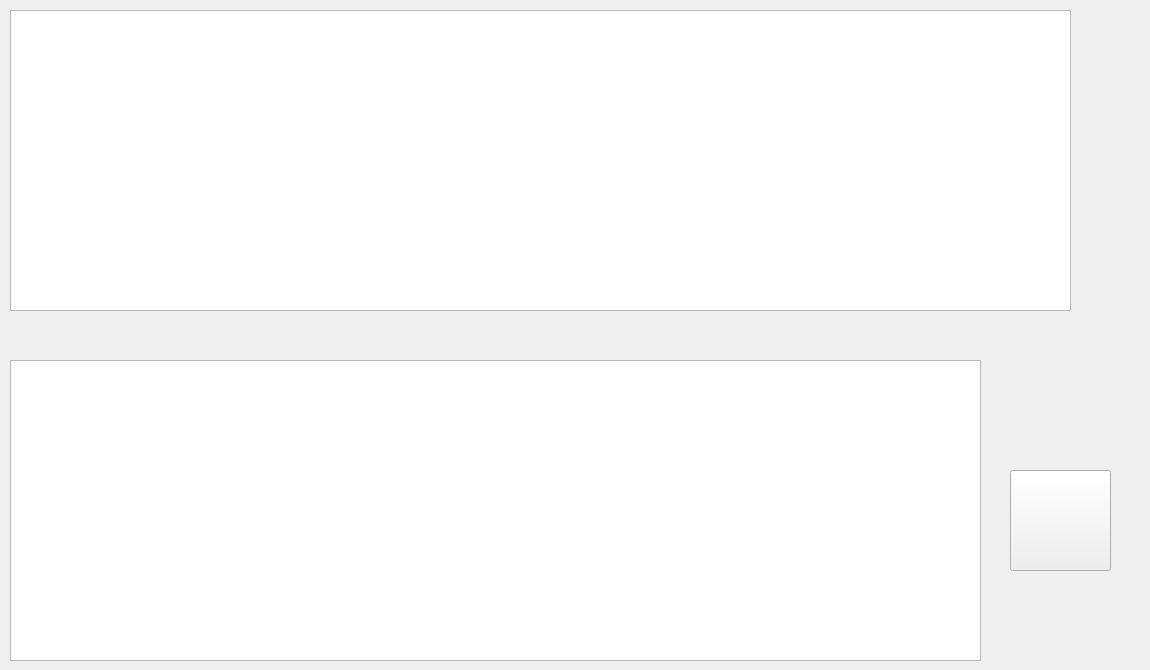
        <widget class="QWidget" name="tab_8">
         <attribute name="title">
          <string>Αυτοαξιολόγηση</string>
         </attribute>
         <widget class="QTableView" name="table_view_4">
          <property name="geometry">
           <rect>
            <x>10</x>
            <y>10</y>
            <width>1061</width>
            <height>301</height>
           </rect>
          </property>
         </widget>
         <widget class="QTableView" name="table_view_5">
          <property name="geometry">
           <rect>
            <x>10</x>
            <y>360</y>
            <width>971</width>
            <height>301</height>
           </rect>
          </property>
         </widget>
         <widget class="QPushButton" name="pushButton_25">
          <property name="geometry">
           <rect>
            <x>1010</x>
            <y>470</y>
            <width>101</width>
            <height>101</height>
           </rect>
          </property>
          <property name="cursor">
           <cursorShape>ArrowCursor</cursorShape>
          </property>
          <property name="mouseTracking">
           <bool>true</bool>
          </property>
          <property name="styleSheet">
           <string notr="true">border-image: url(C:/Users/Public/Documents/Python/Picture2.png);</string>
          </property>
          <property name="text">
           <string/>
          </property>
         </widget>
         <widget class="QLabel" name="label_22">
          <property name="geometry">
           <rect>
            <x>1000</x>
            <y>640</y>
            <width>141</width>
            <height>21</height>
           </rect>
          </property>
          <property name="text">
           <string/>
          </property>
         </widget>
         <widget class="QLabel" name="label_24">
          <property name="geometry">
           <rect>
            <x>120</x>
            <y>310</y>
            <width>741</width>
            <height>51</height>
           </rect>
          </property>
          <property name="styleSheet">
           <string notr="true">border-image: url(C:/Users/Public/Documents/Python/arrow.png);</string>
          </property>
          <property name="text">
           <string/>
          </property>
         </widget>
         <widget class="QLabel" name="label_172">
          <property name="geometry">
           <rect>
            <x>990</x>
            <y>560</y>
            <width>151</width>
            <height>81</height>
           </rect>
          </property>
          <property name="styleSheet">
           <string notr="true">image: url(C:/Users/Public/Documents/Python/look5.png);</string>
          </property>
          <property name="text">
           <string/>
          </property>
         </widget>
         <widget class="QLabel" name="label_173">
          <property name="geometry">
           <rect>
            <x>980</x>
            <y>290</y>
            <width>161</width>
            <height>171</height>
           </rect>
          </property>
          <property name="styleSheet">
           <string notr="true">image: url(C:/Users/Public/Documents/Python/tripa.png);</string>
          </property>
          <property name="text">
           <string/>
          </property>
         </widget>
        </widget>
